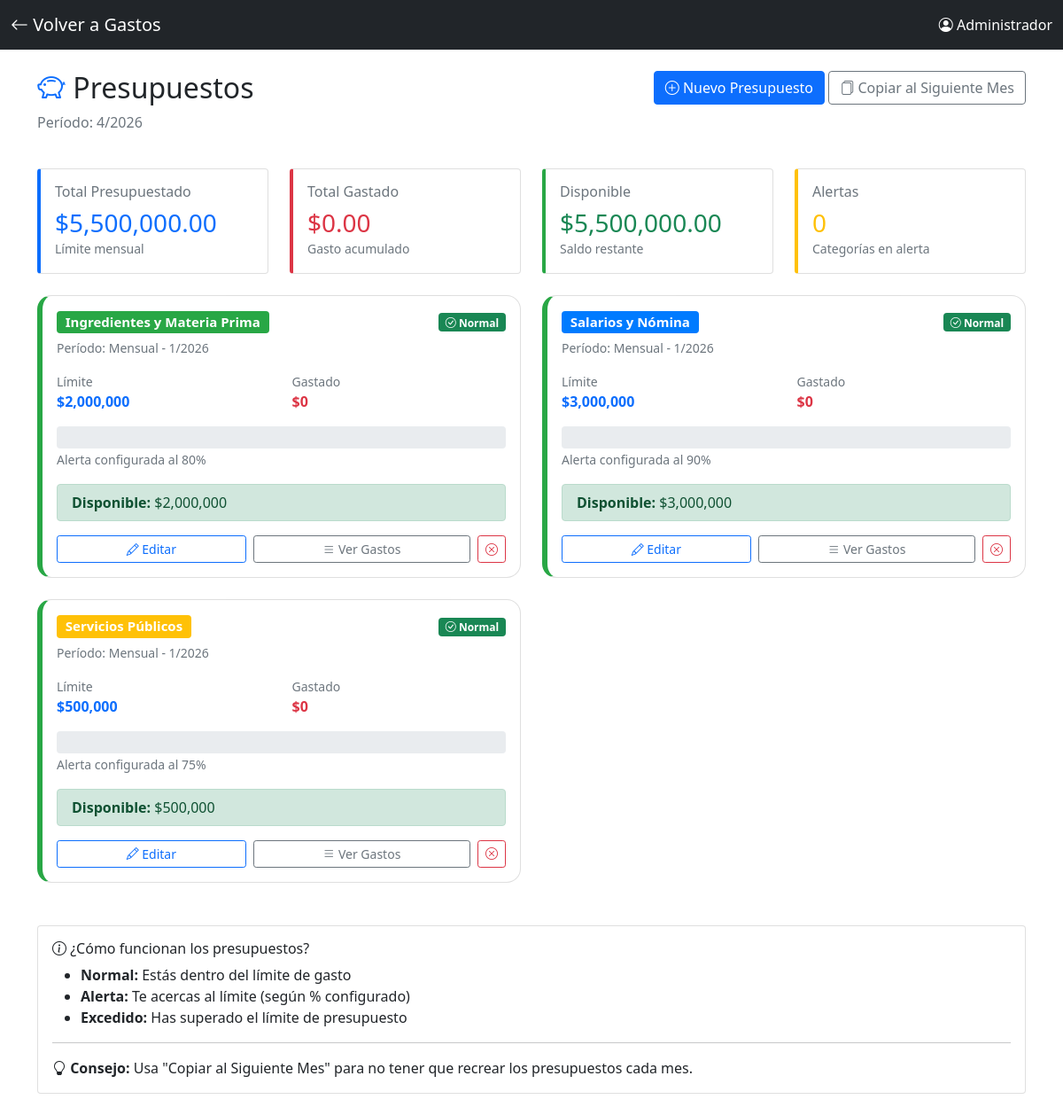
/presupuestos (signed in), run on the app's committed database.
### app.py (models this page shows, shortened)
class Usuario(UserMixin, db.Model):
    id = db.Column(db.Integer, primary_key=True)
    username = db.Column(db.String(80), unique=True, nullable=False)
    password_hash = db.Column(db.String(200), nullable=False)
    nombre = db.Column(db.String(100), nullable=False)
    rol = db.Column(db.String(20), default='mesero')  # mesero, cocina, admin

class Presupuesto(db.Model):
    id = db.Column(db.Integer, primary_key=True)
    categoria_id = db.Column(db.Integer, db.ForeignKey('categoria_gasto.id'), nullable=False)
    monto_limite = db.Column(db.Float, nullable=False)  # Límite de gasto
    periodo = db.Column(db.String(20), default='mensual')  # mensual, semanal, anual
    mes = db.Column(db.Integer, nullable=True)  # 1-12 para identificar el mes
    anio = db.Column(db.Integer, nullable=True)  # 2026, 2027, etc.
    activo = db.Column(db.Boolean, default=True)
    fecha_creacion = db.Column(db.DateTime, default=datetime.now)
    alerta_porcentaje = db.Column(db.Integer, default=80)  # Alertar al 80%
    categoria = db.relationship('CategoriaGasto', backref='presupuestos')
    @property
    def gasto_actual(self):
        from datetime import date
        if self.periodo == 'mensual' and self.mes and self.anio:
            fecha_inicio = date(self.anio, self.mes, 1)
            if self.mes == 12:
                fecha_fin = date(self.anio + 1, 1, 1)
            else:
                fecha_fin = date(self.anio, self.mes + 1, 1)
            total = db.session.query(
                db.func.sum(Gasto.monto)
            ).filter(
                Gasto.categoria_id == self.categoria_id,
                Gasto.fecha >= fecha_inicio,
                Gasto.fecha < fecha_fin
            ).scalar() or 0
            return float(total)
        return 0
    @property
    def porcentaje_usado(self):
        if self.monto_limite > 0:
            return (self.gasto_actual / self.monto_limite) * 100
        return 0
    @property
    def disponible(self):
        return self.monto_limite - self.gasto_actual
    @property
    def estado(self):
        porcentaje = self.porcentaje_usado
        if porcentaje >= 100:
            return 'excedido'
        elif porcentaje >= self.alerta_porcentaje:
            return 'alerta'
        else:
            return 'normal'

class CategoriaGasto(db.Model):
    id = db.Column(db.Integer, primary_key=True)
    nombre = db.Column(db.String(100), nullable=False)
    descripcion = db.Column(db.Text)
    color = db.Column(db.String(7), default='#6c757d')  # Color hex para visualización
    activa = db.Column(db.Boolean, default=True)
    gastos = db.relationship('Gasto', backref='categoria', lazy='select')

### app.py (the view)
@app.route("/presupuestos")
@login_required
def lista_presupuestos():
    if current_user.rol != 'admin':
        flash('Solo administradores pueden ver presupuestos', 'error')
        return redirect(url_for('dashboard'))
    from datetime import datetime
    mes_actual = datetime.now().month
    anio_actual = datetime.now().year
    presupuestos = Presupuesto.query.filter_by(
        mes=mes_actual,
        anio=anio_actual,
        activo=True
    ).all()
    if not presupuestos:
        presupuestos = Presupuesto.query.filter_by(activo=True).all()
    total_presupuestado = sum(p.monto_limite for p in presupuestos)
    total_gastado = sum(p.gasto_actual for p in presupuestos)
    total_disponible = total_presupuestado - total_gastado
    alertas = sum(1 for p in presupuestos if p.estado in ['alerta', 'excedido'])
    excedidos = sum(1 for p in presupuestos if p.estado == 'excedido')
    return render_template("presupuestos/lista_presupuestos.html",
                         presupuestos=presupuestos,
                         total_presupuestado=total_presupuestado,
                         total_gastado=total_gastado,
                         total_disponible=total_disponible,
                         alertas=alertas,
                         excedidos=excedidos,
                         mes_actual=mes_actual,
                         anio_actual=anio_actual)

### app.py (called while the page is built)
@login_manager.user_loader
def load_user(user_id):
    return Usuario.query.get(int(user_id))

### templates/presupuestos/lista_presupuestos.html (shortened to what this page needs)
<!DOCTYPE html>
<html lang="es">
<head>
    <link href="https://cdn.jsdelivr.net/npm/bootstrap@5.1.3/dist/css/bootstrap.min.css" rel="stylesheet">
    <link rel="stylesheet" href="https://cdn.jsdelivr.net/npm/bootstrap-icons@1.7.2/font/bootstrap-icons.css">
</head>
<body>
    <nav class="navbar navbar-dark bg-dark">
        <div class="container-fluid">
            <a class="navbar-brand" href="{{ url_for('lista_gastos') }}">
                <i class="bi bi-arrow-left"></i> Volver a Gastos
            </a>
            <span class="navbar-text text-white">
                <i class="bi bi-person-circle"></i> {{ current_user.nombre }}
            </span>
        </div>
    </nav>
    <div class="container py-4">
        <div class="row mb-4">
            <div class="col-md-6">
                <h2><i class="bi bi-piggy-bank text-primary"></i> Presupuestos</h2>
                <p class="text-muted">
                    Período: {{ mes_actual }}/{{ anio_actual }}
                </p>
            </div>
            <div class="col-md-6 text-end">
                <a href="{{ url_for('nuevo_presupuesto') }}" class="btn btn-primary">
                    <i class="bi bi-plus-circle"></i> Nuevo Presupuesto
                </a>
                <form method="POST"
                      action="{{ url_for('copiar_presupuestos_mes_siguiente') }}"
                      style="display: inline;">
                    <button type="submit"
                            class="btn btn-outline-secondary"
                            onclick="return confirm('¿Copiar todos los presupuestos al mes siguiente?')">
                        <i class="bi bi-files"></i> Copiar al Siguiente Mes
                    </button>
                </form>
            </div>
        </div>
        <div class="row mb-4">
            <div class="col-md-3">
                <div class="card stat-card" style="border-left-color: #0d6efd;">
                    <div class="card-body">
                        <h6 class="text-muted mb-2">Total Presupuestado</h6>
                        <h3 class="mb-0 text-primary">${{ "{:,.2f}".format(total_presupuestado) }}</h3>
                        <small class="text-muted">Límite mensual</small>
                    </div>
                </div>
            </div>
            <div class="col-md-3">
                <div class="card stat-card" style="border-left-color: #dc3545;">
                    <div class="card-body">
                        <h6 class="text-muted mb-2">Total Gastado</h6>
                        <h3 class="mb-0 text-danger">${{ "{:,.2f}".format(total_gastado) }}</h3>
                        <small class="text-muted">Gasto acumulado</small>
                    </div>
                </div>
            </div>
            <div class="col-md-3">
                <div class="card stat-card" style="border-left-color: #28a745;">
                    <div class="card-body">
                        <h6 class="text-muted mb-2">Disponible</h6>
                        <h3 class="mb-0 {% if total_disponible >= 0 %}text-success{% else %}text-danger{% endif %}">
                            ${{ "{:,.2f}".format(total_disponible) }}
                        </h3>
                        <small class="text-muted">Saldo restante</small>
                    </div>
                </div>
            </div>
            <div class="col-md-3">
                <div class="card stat-card" style="border-left-color: #ffc107;">
                    <div class="card-body">
                        <h6 class="text-muted mb-2">Alertas</h6>
                        <h3 class="mb-0 text-warning">{{ alertas }}</h3>
                        <small class="text-muted">
                            {% if excedidos > 0 %}
                            {{ excedidos }} excedido(s)
                            {% else %}
                            Categorías en alerta
                            {% endif %}
                        </small>
                    </div>
                </div>
            </div>
        </div>
        {% if presupuestos %}
        <div class="row">
            {% for presupuesto in presupuestos %}
            <div class="col-md-6">
                <div class="card presupuesto-card estado-{{ presupuesto.estado }}">
                    <div class="card-body">
                        <div class="d-flex justify-content-between align-items-start mb-3">
                            <div>
                                <h5 class="card-title mb-1">
                                    <span class="badge" style="background-color: {{ presupuesto.categoria.color }};">
                                        {{ presupuesto.categoria.nombre }}
                                    </span>
                                </h5>
                                <small class="text-muted">
                                    Período: {{ presupuesto.periodo|title }} -
                                    {{ presupuesto.mes }}/{{ presupuesto.anio }}
                                </small>
                            </div>
                            <div>
                                {% if presupuesto.estado == 'excedido' %}
                                <span class="badge bg-danger">
                                    <i class="bi bi-exclamation-triangle"></i> Excedido
                                </span>
                                {% elif presupuesto.estado == 'alerta' %}
                                <span class="badge bg-warning text-dark">
                                    <i class="bi bi-exclamation-circle"></i> Alerta
                                </span>
                                {% else %}
                                <span class="badge bg-success">
                                    <i class="bi bi-check-circle"></i> Normal
                                </span>
                                {% endif %}
                            </div>
                        </div>
                        <div class="row mb-3">
                            <div class="col-6">
                                <small class="text-muted d-block">Límite</small>
                                <strong class="text-primary">
                                    ${{ "{:,.0f}".format(presupuesto.monto_limite) }}
                                </strong>
                            </div>
                            <div class="col-6">
                                <small class="text-muted d-block">Gastado</small>
                                <strong class="text-danger">
                                    ${{ "{:,.0f}".format(presupuesto.gasto_actual) }}
                                </strong>
                            </div>
                        </div>
                        <div class="mb-3">
                            {% set porcentaje = presupuesto.porcentaje_usado %}
                            <div class="progress progress-custom">
                            </div>
                            <small class="text-muted">
                                Alerta configurada al {{ presupuesto.alerta_porcentaje }}%
                            </small>
                        </div>
                        <div class="alert
                            {% if presupuesto.disponible < 0 %}alert-danger
                            {% elif porcentaje >= presupuesto.alerta_porcentaje %}alert-warning
                            {% else %}alert-success{% endif %}
                            mb-3 py-2">
                            <strong>Disponible:</strong>
                            {% if presupuesto.disponible >= 0 %}
                            ${{ "{:,.0f}".format(presupuesto.disponible) }}
                            {% else %}
                            <span class="text-danger">
                                Excedido por ${{ "{:,.0f}".format(abs(presupuesto.disponible)) }}
                            </span>
                            {% endif %}
                        </div>
                        <div class="d-flex gap-2">
                            <a href="{{ url_for('editar_presupuesto', presupuesto_id=presupuesto.id) }}"
                               class="btn btn-sm btn-outline-primary flex-fill">
                                <i class="bi bi-pencil"></i> Editar
                            </a>
                            <a href="{{ url_for('lista_gastos') }}?categoria_id={{ presupuesto.categoria_id }}&fecha_inicio={{ anio_actual }}-{{ '%02d'|format(mes_actual) }}-01"
                               class="btn btn-sm btn-outline-secondary flex-fill">
                                <i class="bi bi-list"></i> Ver Gastos
                            </a>
                            <a href="{{ url_for('desactivar_presupuesto', presupuesto_id=presupuesto.id) }}"
                               class="btn btn-sm btn-outline-danger"
                               onclick="return confirm('¿Desactivar este presupuesto?')">
                                <i class="bi bi-x-circle"></i>
                            </a>
                        </div>
                    </div>
                </div>
            </div>
            {% endfor %}
        </div>
        {% endif %}
        <div class="card mt-4">
            <div class="card-body">
                <h6><i class="bi bi-info-circle"></i> ¿Cómo funcionan los presupuestos?</h6>
                <ul class="mb-0">
                    <li><strong>Normal:</strong> Estás dentro del límite de gasto</li>
                    <li><strong>Alerta:</strong> Te acercas al límite (según % configurado)</li>
                    <li><strong>Excedido:</strong> Has superado el límite de presupuesto</li>
                </ul>
                <hr>
                <p class="mb-0">
                    <i class="bi bi-lightbulb"></i>
                    <strong>Consejo:</strong> Usa "Copiar al Siguiente Mes" para no tener que recrear
                    los presupuestos cada mes.
                </p>
            </div>
        </div>
    </div>
</body>
</html>

### templates/presupuestos/lista_presupuestos.html (style rules this page uses)
.presupuesto-card { border-radius: 1rem; margin-bottom: 1.5rem; transition: transform 0.2s; border-left: 6px solid; }
.estado-normal { border-left-color: #28a745; }
.progress-custom { height: 25px; font-size: 0.9rem; font-weight: 600; }
.stat-card { border-left: 4px solid; }

### data on the page
Usuario: nombre "Administrador"
Presupuesto: categoria.nombre "Ingredientes y Materia Prima", periodo "Mensual", mes "1", anio "2026", shows "Normal", monto_limite "2,000,000", gasto_actual "0", alerta_porcentaje "80", disponible "2,000,000"
Presupuesto: categoria.nombre "Salarios y Nómina", periodo "Mensual", mes "1", anio "2026", shows "Normal", monto_limite "3,000,000", gasto_actual "0", alerta_porcentaje "90", disponible "3,000,000"
Presupuesto: categoria.nombre "Servicios Públicos", periodo "Mensual", mes "1", anio "2026", shows "Normal", monto_limite "500,000", gasto_actual "0", alerta_porcentaje "75", disponible "500,000"

### other printed values
{{ "{:,.2f}".format(total_presupuestado) }} "5,500,000.00"
{{ "{:,.2f}".format(total_gastado) }} "0.00"
{{ "{:,.2f}".format(total_disponible) }} "5,500,000.00"
{{ alertas }} "0"
